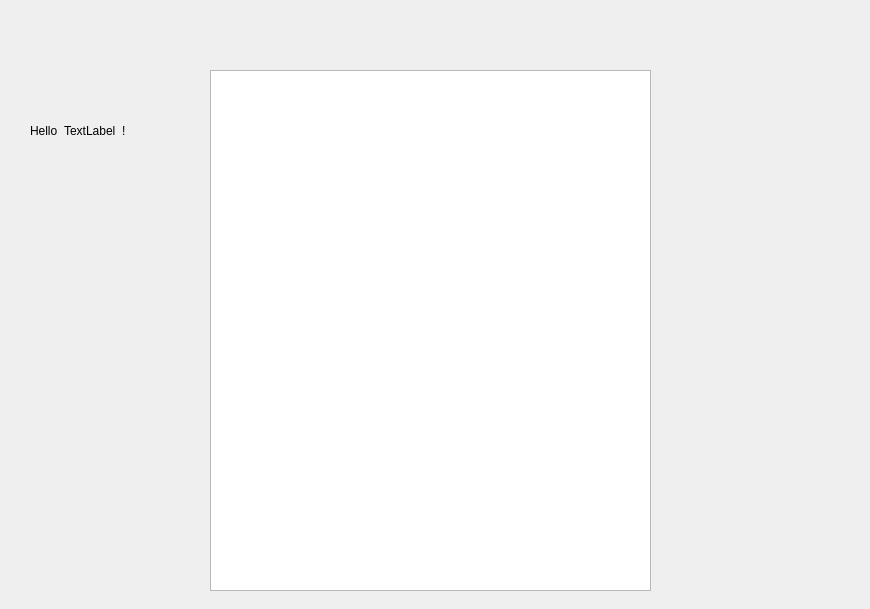
<?xml version="1.0" encoding="UTF-8"?>
<ui version="4.0">
 <class>BlogWindow</class>
 <widget class="QMainWindow" name="BlogWindow">
  <property name="geometry">
   <rect>
    <x>0</x>
    <y>0</y>
    <width>870</width>
    <height>609</height>
   </rect>
  </property>
  <property name="windowTitle">
   <string>MainWindow</string>
  </property>
  <widget class="QWidget" name="centralwidget">
   <widget class="QListWidget" name="listWidget">
    <property name="geometry">
     <rect>
      <x>210</x>
      <y>70</y>
      <width>441</width>
      <height>521</height>
     </rect>
    </property>
   </widget>
   <widget class="QLabel" name="profilePicLabel">
    <property name="geometry">
     <rect>
      <x>60</x>
      <y>70</y>
      <width>63</width>
      <height>51</height>
     </rect>
    </property>
    <property name="text">
     <string/>
    </property>
    <property name="scaledContents">
     <bool>true</bool>
    </property>
   </widget>
   <widget class="QWidget" name="layoutWidget">
    <property name="geometry">
     <rect>
      <x>30</x>
      <y>120</y>
      <width>119</width>
      <height>22</height>
     </rect>
    </property>
    <layout class="QHBoxLayout" name="horizontalLayout">
     <item>
      <widget class="QLabel" name="helloLabel">
       <property name="text">
        <string>Hello</string>
       </property>
      </widget>
     </item>
     <item>
      <widget class="QLabel" name="usernameLabel">
       <property name="text">
        <string>TextLabel</string>
       </property>
      </widget>
     </item>
     <item>
      <widget class="QLabel" name="label">
       <property name="text">
        <string>!</string>
       </property>
      </widget>
     </item>
    </layout>
   </widget>
  </widget>
 </widget>
 <resources/>
 <connections/>
</ui>
